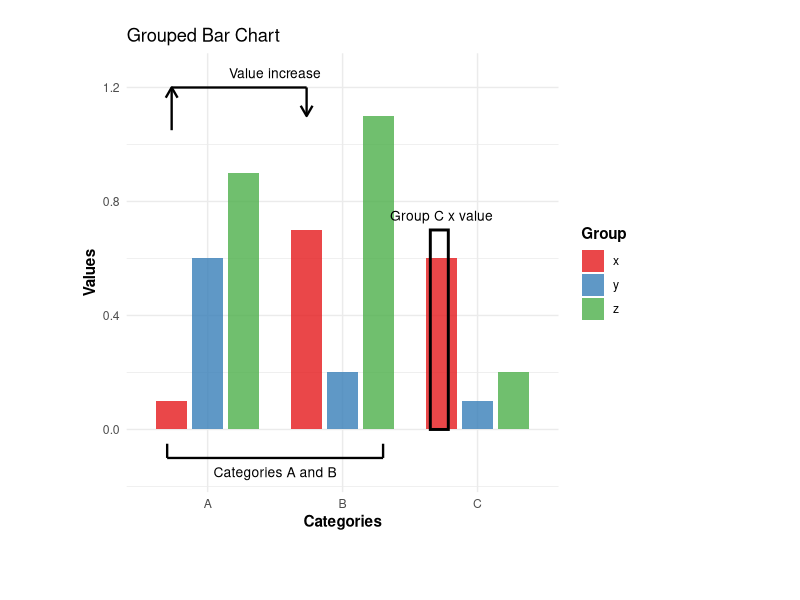

This figure's R source:
# Load required libraries
library(ggplot2)
library(dplyr)
library(grid)
library(gridExtra)

# Create the same data as in the D3 example
data <- data.frame(
  category = c("A", "A", "A", "B", "B", "B", "C", "C", "C"),
  group = c("x", "y", "z", "x", "y", "z", "x", "y", "z"),
  value = c(0.1, 0.6, 0.9, 0.7, 0.2, 1.1, 0.6, 0.1, 0.2)
)

# Create the base grouped bar chart
p <- ggplot(data, aes(x = category, y = value, fill = group)) +
  geom_col(position = position_dodge(width = 0.8), width = 0.7, alpha = 0.8) +
  scale_fill_brewer(palette = "Set1", name = "Group") +
  labs(
    x = "Categories",
    y = "Values",
    title = "Grouped Bar Chart"
  ) +
  theme_minimal() +
  theme(
    legend.position = "right",
    legend.title = element_text(face = "bold"),
    axis.title = element_text(face = "bold"),
    plot.margin = margin(20, 120, 50, 60)
  )

# Function to create annotation layers
create_annotations <- function(p) {
  # Get position data for annotations
  a_z_data <- data %>% filter(category == "A", group == "z")
  b_z_data <- data %>% filter(category == "B", group == "z")
  c_x_data <- data %>% filter(category == "C", group == "x")

  # Add arrow from A-z to B-z
  p <- p +
    annotate("segment",
      x = 1 - 0.8 / 3, y = a_z_data$value + 0.15,
      xend = 1 - 0.8 / 3, yend = a_z_data$value + 0.3,
      arrow = arrow(length = unit(0.3, "cm")), linewidth = 0.8
    ) +
    annotate("segment",
      x = 1 - 0.8 / 3, y = a_z_data$value + 0.3,
      xend = 2 - 0.8 / 3, yend = a_z_data$value + 0.3,
      linewidth = 0.8
    ) +
    annotate("segment",
      x = 2 - 0.8 / 3, y = a_z_data$value + 0.3,
      xend = 2 - 0.8 / 3, yend = b_z_data$value,
      arrow = arrow(length = unit(0.3, "cm")), linewidth = 0.8
    ) +
    annotate("text",
      x = 1.5, y = a_z_data$value + 0.35,
      label = "Value increase", size = 3.5
    )

  # Add rectangle highlight for C-x
  dodge_width <- 0.8
  bar_width <- 0.7
  group_width <- bar_width / 3

  p <- p +
    annotate("rect",
      xmin = 3 - dodge_width / 2 + 0.05,
      xmax = 3 - dodge_width / 2 + group_width - 0.05,
      ymin = 0,
      ymax = c_x_data$value + 0.1,
      alpha = 0, color = "black", linewidth = 1
    ) +
    annotate("text",
      x = 3 - dodge_width / 3,
      y = c_x_data$value + 0.15,
      label = "Group C x value", size = 3.5
    )

  # Add curly brace for A and B categories
  p <- p +
    annotate("text",
      x = 1.5,
      y = -0.15,
      label = "Categories A and B", size = 3.5
    )

  # We can't easily draw a curly brace in ggplot2, so we'll use a straight line with small vertical segments
  p <- p +
    annotate("segment", x = 0.7, xend = 2.3, y = -0.1, yend = -0.1, linewidth = 0.8) +
    annotate("segment", x = 0.7, xend = 0.7, y = -0.1, yend = -0.05, linewidth = 0.8) +
    annotate("segment", x = 2.3, xend = 2.3, y = -0.1, yend = -0.05, linewidth = 0.8)

  return(p)
}

# Apply annotations
final_plot <- create_annotations(p)

# Display the plot
print(final_plot)

# Save the plot
# ggsave("charts/bar-chart/r_grouped_bar_chart.png", final_plot, width = 8, height = 6, dpi = 300)
